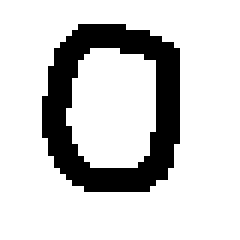
#> input picture Machine Learning/手写体数字识别/WeMNTS/0_102.bmp, 40 x 40 px (shown 6 times larger); its folder holds 4 pictures in this run
$ python dataPreprocessing_and_featureExtract.py
#> lines starting #> are read from the running program, lines starting #| are printed output that depends on the picture; after the words box and inside, x2 and y2 are one past the last pixel; in counts of white or black regions, pixels touching at a corner belong together; long printed decimals are rounded
### Machine Learning/手写体数字识别/tools.py
'''
project: 工具包
author: 李云浩
date: 2018.1.16
'''

import time


# 装饰器，用于增加提示信息和报时
def timer(prompt1: str=None, prompt2: str=None):
    def decorator(func):
        def wrapper(*args, **kwargs):
            if prompt1 is not None:
                print(prompt1)
            start = time.time()
            func(*args, *kwargs)
            end = time.time()
            if prompt2 is not None:
                print(prompt2, end=' ')
            print('共耗时：', end-start, 's')
        return wrapper
    return decorator


# [8 lines that do not run on import are left out]

### Machine Learning/手写体数字识别/dataPreprocessing_and_featureExtract.py
'''
project: data preprocess
author: 李云浩
date: 2018.1.15
comment: 实现图像预处理以及图像特征值提取
'''
import cv2
import os
import numpy as np
from tools import timer


def detect_num_border_in_picture(img: np.ndarray):
    '''
    " find the minx miny maxx maxy in the picture"
    :param img: 图像矩阵
    :return: 边界元组 minx, miny, maxx, maxy
    '''
    minx, miny, maxx, maxy = 39, 39, 0, 0   # 数字区域的边界
    for i, a_line_pixel in enumerate(img):  # 遍历像素点寻找边界值
        for j, pixel in enumerate(a_line_pixel):
            if pixel == 0:  # 只对于每一个黑色像素点进行比较
                minx = i if i < minx else minx
                miny = j if j < miny else miny
                maxx = i if maxx < i else maxx
                maxy = j if maxy < j else maxy
    # print('ones: ', minx, miny, maxx, maxy)
    return minx, miny, maxx, maxy


def clip_compress_picture(border: tuple, img: np.ndarray, leave_space: int=0):
    '''
    "裁剪图片，取出数字区域，并压缩为8*8"
    :param border: 边界元组 minx, miny, maxx, maxy
    :param img: 图像矩阵
    :param leave_space: 留白值，避免裁剪过度，默认不留白
    :return: img 处理后的图像矩阵
    '''
    minx, miny, maxx, maxy = border
    # img = img[minx-leave_space:maxx+leave_space, miny-leave_space:maxy+leave_space]
    x_space, y_space = maxx - minx, maxy - miny  # 图像中数字区域的高和宽
    if x_space > y_space:  # 若宽>高，取面积为宽*宽(x_space*x_space)个像素的区域，但要防止图像向上方偏移
        diff = (x_space - y_space) // 2     # 纵向居中偏移量
        y_start = miny-leave_space-diff if miny-leave_space-diff >=0 else 0  # 纵向裁剪起点需偏移diff个像素或直接偏移到0
        y_end = miny+x_space+leave_space-diff  if miny-leave_space-diff >=0 else x_space  # 纵向裁剪终点需偏移diff个像素或直接偏移到x_space
        img = img[minx-leave_space:maxx+leave_space+1, y_start:y_end]   # 切出图像中的数字
    else:   # 若宽<=高，取面积为高*高(y_space*y_space)个像素的区域，但要防止图像向左偏移
        diff = (y_space - x_space) // 2     # 横向居中偏移量
        x_start = minx-leave_space-diff if minx-leave_space-diff >=0 else 0  # 横向裁剪起点需偏移diff个像素或直接偏移到0
        x_end = minx+y_space+leave_space-diff if minx-leave_space-diff >=0 else y_space  # 横向裁剪终点需偏移diff个像素或直接偏移到y_space
        img = img[x_start:x_end, miny-leave_space:maxy+leave_space+1]

    img = cv2.resize(img, (8, 8), cv2.INTER_CUBIC)  # ８＊８图像
    return img


def save_pic(img, path, old_file_name):
    '''
    为每张图片生成新的名字，并将分类的图片存放到相应目录 0-0, 1-1, ..., 9-9
    :param img: 待保存的图像
    :param path: 保存路径
    :param old_file_name: 原文件名
    :return:
    '''
    dir_name = path+'/'+old_file_name.split('_')[0]
    if not os.path.exists(dir_name):    # 首先应创建对应的数字目录
        os.mkdir(dir_name)

    cv2.imwrite(dir_name+'/'+old_file_name.split('_')[-1], img)


@timer('开始提取特征', '特征提取完毕，')
def extract_feature_vector(new_path, save_path):
    '''
    提取特征向量，并保存
    :param new_path:　预处理后的图像的路径
    :param save_path:　特征值的保存路径
    :return:
    '''
    num_list = os.listdir(new_path)   # 数字０－９
    result = np.array([i for i in range(65)])   # 特征矩阵

    for num in num_list:
        pic_list = os.listdir(new_path + '/' + num)
        for pic in pic_list:
            img = cv2.imread(new_path + '/' + num + '/' + pic, cv2.IMREAD_GRAYSCALE)
            img = np.append(img, int(num))  # (65,)
            result = np.vstack((result, img))

    np.savetxt(save_path, result[1:])    # 第一行要去掉
    print('save data successfully!')


def load_picture(pic_path):
    '''
    读取灰度图并二值化，完成图像预处理流程，裁剪并压缩图像，返回图像矩阵
    :param pic_path: 待加载图像的路径
    :return:
    '''
    img = cv2.imread(pic_path, cv2.IMREAD_GRAYSCALE)  # 读取灰度图
    *_, img = cv2.threshold(img, 100, 255, cv2.THRESH_BINARY)  # 二值化
    border = detect_num_border_in_picture(img)  # 计算图像中的数字区域的边界
    img = clip_compress_picture(border, img, 0)  # 裁剪、压缩图像
    return img


@ timer('开始图像预处理', '预处理完成，')
def main(old_path, new_path):
    '''
    主函数
    :param old_path: 原图片的路径
    :param new_path: 处理后图像保存的路径
    :return:
    '''
    pic_list = os.listdir(old_path)
    for pic in pic_list:
        print(pic)
        img = load_picture(old_path + '/' + pic)
#> in load_picture, `img = cv2.imread(pic_path, cv2.IMREAD_GRAYSCALE)`: img: shape (40, 40); 81.1% white; 1 black region, box (x1, y1, x2, y2) and area: (7, 4, 30, 32) 303
#> the loop in detect_num_border_in_picture, `for i, a_line_pixel in enumerate(img):` made 40 passes
#> in load_picture, `border = detect_num_border_in_picture(img)`: border = (4, 7, 31, 29)
#> in clip_compress_picture, `minx, miny, maxx, maxy = border`: minx = 4; miny = 7; maxx = 31; maxy = 29
#> in clip_compress_picture, `x_space, y_space = maxx - minx, maxy - miny`: x_space = 27; y_space = 22
#> in clip_compress_picture, `diff = (x_space - y_space) // 2`: diff = 2
#> in clip_compress_picture, `y_start = miny-leave_space-diff if miny-leave_space-diff >=0 else 0`: y_start = 5
#> in clip_compress_picture, `y_end = miny+x_space+leave_space-diff  if miny-leave_space-diff >=0 el..`: y_end = 32
#> in clip_compress_picture, `img = img[minx-leave_space:maxx+leave_space+1, y_start:y_end]`:
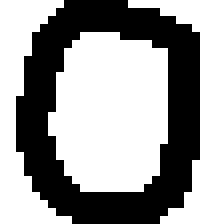
#> img: shape (28, 27) (shown 8 times larger); 59.9% white; 1 black region, box (x1, y1, x2, y2) and area: (2, 0, 25, 28) 303
        save_pic(img, new_path, pic)    # 保存图像
#> pass 2 of the loop in main, `for pic in pic_list:`:
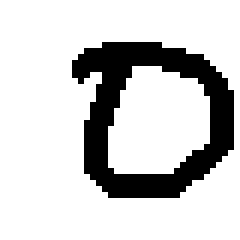
#> input picture Machine Learning/手写体数字识别/WeMNTS/0_15.bmp, 40 x 40 px (shown 6 times larger)
#> the loop in detect_num_border_in_picture (call 2), `for i, a_line_pixel in enumerate(img):` made 40 passes
#> border = (7, 12, 32, 38)
#> minx = 7; miny = 12; maxx = 32; maxy = 38
#> x_space = 25; y_space = 26
#> in clip_compress_picture (call 2), `diff = (y_space - x_space) // 2`: diff = 0
#> x_start = 7
#> x_end = 33
#> in clip_compress_picture (call 2), `img = img[x_start:x_end, miny-leave_space:maxy+leave_space+1]`:
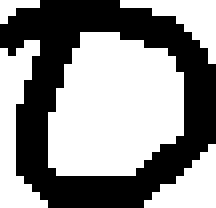
#> img: shape (26, 27) (shown 8 times larger); 55.8% white; 1 black region, box (x1, y1, x2, y2) and area: (0, 0, 27, 26) 310
#> pass 3 of the loop in main, `for pic in pic_list:`:
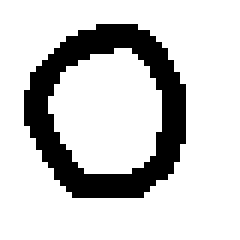
#> input picture Machine Learning/手写体数字识别/WeMNTS/0_150.bmp, 40 x 40 px (shown 6 times larger)
#> border = (4, 4, 32, 30)
#> minx = 4; maxy = 30
#> x_space = 28
#> in clip_compress_picture (call 3), `diff = (x_space - y_space) // 2`: diff = 1
#> y_start = 3
#> y_end = 31
#> in clip_compress_picture (call 3), `img = img[minx-leave_space:maxx+leave_space+1, y_start:y_end]`:
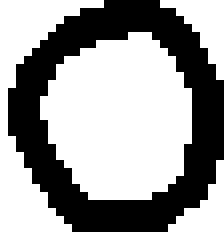
#> img: shape (29, 28) (shown 8 times larger); 61.1% white; 1 black region, box (x1, y1, x2, y2) and area: (1, 0, 28, 29) 316
#> the loop made 4 passes; the first 3 are shown


if __name__ == '__main__':
    old_path = './WeMNTS'  # 保存原始数据（图片）的路径
    new_path = './after clip and compress'  # 分类保存预处理后的图像的路径
    save_path = 'train_data.txt'
    main(old_path, new_path)  # 图像预处理
#| 共耗时： 0.02935 s
    extract_feature_vector(new_path, save_path)   # 提取特征向量
#> (the run stopped early here; a loop or call above may not have finished)
